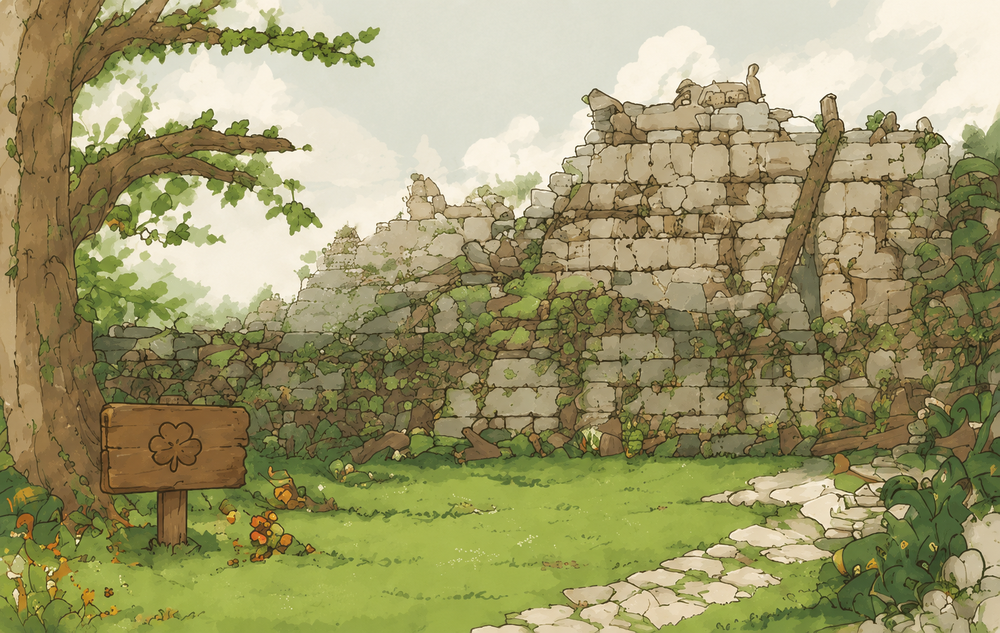
#> input picture frontend/src/assets/background/bg_main.png, 1000 x 633 px, shrunk from 1576 x 998 before the run
$ python check_assets.py
#> lines starting #> are read from the running program, lines starting #| are printed output that depends on the picture
#!/usr/bin/env python3
"""Audit generated home-page PNG assets without modifying them."""

from __future__ import annotations

import json
from pathlib import Path

from PIL import Image


ROOT = Path(__file__).resolve().parents[1]
ASSETS = ROOT / "src" / "assets"
REPORT = ROOT / "scripts" / "asset_report.json"

FORMAL_ASSETS = [
    "background/bg_main.png",
    "buttons/btn_primary.png",
    "cards/card_activity.png",
    "cards/card_large.png",
    "cards/card_progress.png",
    "cards/card_records.png",
    "cards/card_signin.png",
    "cards/card_with_map.png",
    "decoration/dec_flower.png",
    "decoration/dec_grass.png",
    "decoration/dec_mushroom.png",
    "decoration/dec_plant.png",
    "decoration/dec_rock.png",
    "decoration/dec_ruin.png",
    "decoration/dec_sign.png",
    "frog/frog_default_1.png",
    "navigation/nav_home.png",
    "navigation/nav_map.png",
    "navigation/nav_observe.png",
    "navigation/nav_profile.png",
    "navigation/nav_record.png",
    "navigation/nav_report.png",
    "progress/progress_vine.png",
    "tags/tag_done.png",
    "tags/tag_new.png",
    "tags/tag_progress.png",
]

PLACEHOLDERS = [
    "decoration/dec_stone.png",
    "frog/frog_backpack.png",
    "frog/frog_default_2.png",
    "frog/frog_default_3.png",
    "frog/frog_focus_1.png",
    "frog/frog_focus_2.png",
    "frog/frog_focus_3.png",
    "frog/frog_sit.png",
    "frog/frog_wave.png",
    "icons/icon_clipboard.png",
    "icons/icon_clover.png",
    "icons/icon_mail.png",
    "icons/icon_map.png",
    "icons/icon_notebook.png",
    "icons/icon_search.png",
]

OPAQUE_ASSETS = {
    "background/bg_main.png",
    "cards/card_activity.png",
    "cards/card_large.png",
    "cards/card_progress.png",
    "cards/card_records.png",
    "cards/card_signin.png",
    "cards/card_with_map.png",
}


def inspect(relative_name: str, kind: str) -> dict:
#> called with relative_name = 'background/bg_main.png', kind = 'formal'
    path = ASSETS / relative_name
    result = {
        "filename": relative_name,
        "kind": kind,
        "width": 0,
        "height": 0,
        "mode": None,
        "hasAlpha": False,
        "visibleBoundingBox": None,
        "isFullyTransparent": False,
        "status": "error",
    }
    if not path.is_file() or path.stat().st_size == 0:
        result["issues"] = ["missing or empty file"]
        return result

    issues = []
    with Image.open(path) as image:
#> image is the input picture: PIL image 1000x633 RGB; mean R, G, B 156.9, 152.1, 107.2
        image.load()
        result["width"], result["height"] = image.size
        result["mode"] = image.mode
        result["hasAlpha"] = "A" in image.getbands()
        alpha = image.getchannel("A") if result["hasAlpha"] else None
        bbox = alpha.getbbox() if alpha else (0, 0, image.width, image.height)
#> bbox = (0, 0, 1000, 633)
        result["visibleBoundingBox"] = list(bbox) if bbox else None
        result["isFullyTransparent"] = bbox is None

    if kind == "formal":
        if result["isFullyTransparent"]:
            issues.append("formal asset is fully transparent")
        if relative_name not in OPAQUE_ASSETS and not result["hasAlpha"]:
            issues.append("transparent asset has no alpha channel")
    elif not result["isFullyTransparent"]:
        issues.append("placeholder is expected to be fully transparent")

    result["status"] = "pass" if not issues else "fail"
    if issues:
        result["issues"] = issues
    return result


def main() -> None:
    assets = [
        *(inspect(name, "formal") for name in FORMAL_ASSETS),
        *(inspect(name, "placeholder") for name in PLACEHOLDERS),
    ]
#> call 3 of inspect, with relative_name = 'cards/card_activity.png', kind = 'formal'
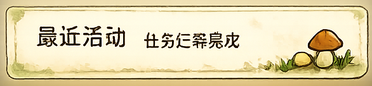
#> input picture frontend/src/assets/cards/card_activity.png, 372 x 86 px, shrunk from 586 x 136 before the run
#> in inspect, image is the input picture: PIL image 372x86 RGB; mean R, G, B 224.7, 213, 174.6
#> in inspect (call 3), `bbox = alpha.getbbox() if alpha else (0, 0, image.width, image.height)`: bbox = (0, 0, 372, 86)
#> call 4 of inspect, with relative_name = 'cards/card_large.png', kind = 'formal'
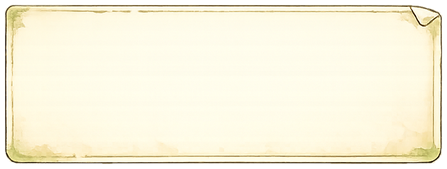
#> input picture frontend/src/assets/cards/card_large.png, 447 x 169 px, shrunk from 704 x 267 before the run
#> in inspect, image is the input picture: PIL image 447x169 RGBA; mean R, G, B, A 232.9, 227.9, 204.6, 232.9
#> in inspect (call 4), `alpha = image.getchannel("A") if result["hasAlpha"] else None`:
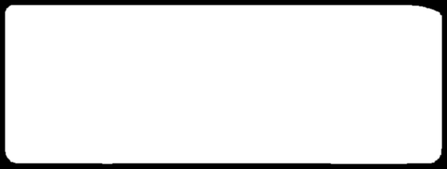
#> alpha: PIL image 447x169 L; min 0, max 255, mean 232.9
#> in inspect (call 4), `bbox = alpha.getbbox() if alpha else (0, 0, image.width, image.height)`: bbox = (2, 2, 445, 167)
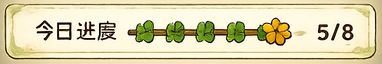
#> input picture frontend/src/assets/cards/card_progress.png, 382 x 64 px, shrunk from 602 x 101 before the run
#> in inspect, image is the input picture: PIL image 382x64 RGB; mean R, G, B 219.6, 211.6, 173.6
#> in inspect (call 5), `bbox = alpha.getbbox() if alpha else (0, 0, image.width, image.height)`: bbox = (0, 0, 382, 64)
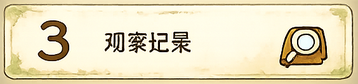
#> input picture frontend/src/assets/cards/card_records.png, 358 x 84 px, shrunk from 564 x 132 before the run
#> in inspect, image is the input picture: PIL image 358x84 RGB; mean R, G, B 229.7, 220.1, 188.4
#> in inspect (call 6), `bbox = alpha.getbbox() if alpha else (0, 0, image.width, image.height)`: bbox = (0, 0, 358, 84)
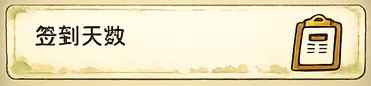
#> input picture frontend/src/assets/cards/card_signin.png, 371 x 86 px, shrunk from 584 x 136 before the run
#> in inspect, image is the input picture: PIL image 371x86 RGB; mean R, G, B 231.3, 220.9, 186.5
#> in inspect (call 7), `bbox = alpha.getbbox() if alpha else (0, 0, image.width, image.height)`: bbox = (0, 0, 371, 86)
    payload = {
        "summary": {
            "formal": len(FORMAL_ASSETS),
            "placeholders": len(PLACEHOLDERS),
            "passed": sum(item["status"] == "pass" for item in assets),
            "failed": sum(item["status"] == "fail" for item in assets),
        },
        "assets": assets,
    }
    REPORT.write_text(
        json.dumps(payload, ensure_ascii=False, indent=2) + "\n",
        encoding="utf-8",
    )
    print(json.dumps(payload["summary"], ensure_ascii=False))


if __name__ == "__main__":
    main()
